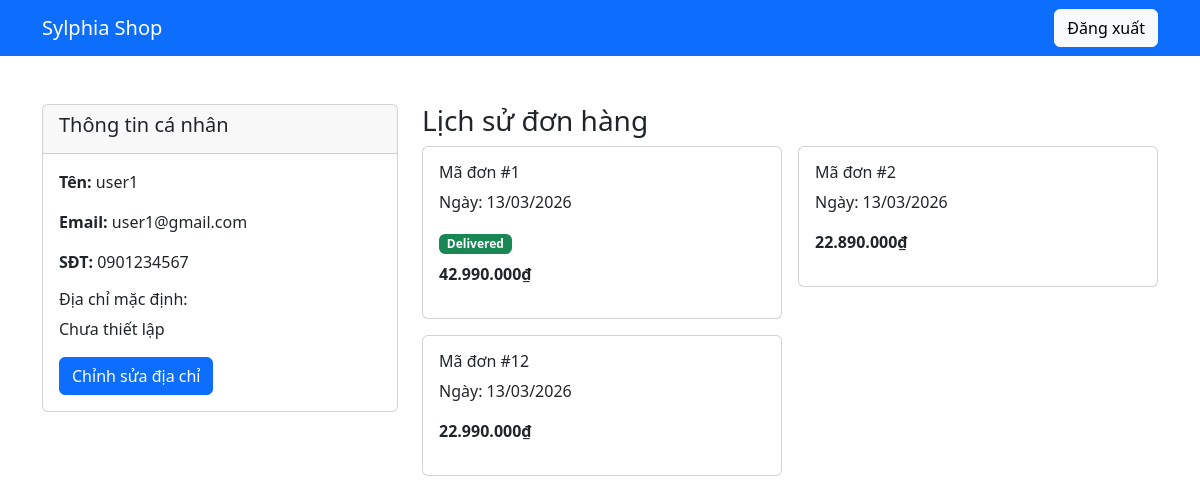
Screenshot of /user/profile.php (signed in) with the database file from the repository.
### tables this page shows
CREATE TABLE IF NOT EXISTS `danh_sach_nguoi_dung` (
  `id` int(11) NOT NULL AUTO_INCREMENT,
  `username` varchar(50) NOT NULL UNIQUE,
  `password` varchar(255) NOT NULL,
  `email` varchar(100) NOT NULL UNIQUE,
  `phonenumber` varchar(20) NOT NULL,
  `created_at` timestamp DEFAULT CURRENT_TIMESTAMP,
  PRIMARY KEY (`id`)
);

CREATE TABLE IF NOT EXISTS `donhang` (
  `id` int(11) NOT NULL AUTO_INCREMENT,
  `user_id` int(11) NOT NULL,
  `tongtien` decimal(12,2) NOT NULL,
  `trangthai` enum('pending','paid','shipped','delivered') DEFAULT 'pending',
  `created_at` timestamp DEFAULT CURRENT_TIMESTAMP,
  PRIMARY KEY (`id`),
  FOREIGN KEY (`user_id`) REFERENCES `danh_sach_nguoi_dung`(`id`)
);

### api/auth.php (called while the page is built, shortened)
<?php
require_once __DIR__ . '/../includes/functions.php';
class Auth {
    private $conn;
    public function __construct($conn) {
        $this->conn = $conn;
    }
    private function tableExists($name) {
        $nameEscaped = mysqli_real_escape_string($this->conn, $name);
        $sql = "SHOW TABLES LIKE '" . $nameEscaped . "'";
        $res = $this->conn->query($sql);
        return $res && $res->num_rows > 0;
    }
    public function getCurrentUser() {
        if (isset($_SESSION['user_id'])) {
            $id = $_SESSION['user_id'];
            $table = $this->tableExists('danh_sach_nguoi_dung') ? 'danh_sach_nguoi_dung' : 'users';
            $stmt = $this->conn->prepare("SELECT * FROM $table WHERE id = ?");
            $stmt->bind_param("i", $id);
            $stmt->execute();
            return $stmt->get_result()->fetch_assoc();
        }
        return null;
    }
}
?>

### includes/functions.php (called while the page is built, shortened)
<?php
function formatPrice($price) {
    return number_format($price, 0, ',', '.') . '₫';
}
?>

### user/profile.php (the view, shortened to what this page needs)
<?php
require_once '../api/db.php';
require_once '../api/auth.php';
require_once '../api/address.php';
$auth = new Auth($conn);
$user = $auth->getCurrentUser();
$stmt = $conn->prepare("SELECT * FROM donhang WHERE user_id = ? ORDER BY created_at DESC");
$stmt->bind_param("i", $_SESSION['user_id']);
$stmt->execute();
$orders = $stmt->get_result()->fetch_all(MYSQLI_ASSOC);
?>
<!DOCTYPE html>
<html lang="vi">
<head>
  <link href="https://cdn.jsdelivr.net/npm/bootstrap@5.3.0/dist/css/bootstrap.min.css" rel="stylesheet">
</head>
<body>
  <nav class="navbar navbar-dark bg-primary">
    <div class="container">
      <a class="navbar-brand" href="index.php">Sylphia Shop</a>
      <a href="logout.php" class="btn btn-light ms-auto">Đăng xuất</a>
    </div>
  </nav>
  <div class="container my-5">
    <div class="row">
      <div class="col-md-4">
        <div class="card">
          <div class="card-header">
            <h5>Thông tin cá nhân</h5>
          </div>
          <div class="card-body">
            <p><strong>Tên:</strong> <?php echo htmlspecialchars($user['username']); ?></p>
            <p><strong>Email:</strong> <?php echo htmlspecialchars($user['email']); ?></p>
            <p><strong>SĐT:</strong> <?php echo htmlspecialchars($user['phonenumber'] ?? ''); ?></p>
            <h6 class="mt-3">Địa chỉ mặc định:</h6>
            <?php
            $currentAddress = '';
            ?>
            <p id="current_address"><?php echo $currentAddress ?: 'Chưa thiết lập'; ?></p>
            <button class="btn btn-primary" onclick="toggleAddressForm()">Chỉnh sửa địa chỉ</button>
          </div>
        </div>
      </div>
      <div class="col-md-8">
        <h3>Lịch sử đơn hàng</h3>
        <?php if (empty($orders)): ?>
        <div class="alert alert-info">
          Chưa có đơn hàng nào.
        </div>
        <?php else: ?>
        <div class="row g-3">
          <?php foreach ($orders as $order):
            $status = $order['trangthai'] ?? 'pending';
            $statusClass = ['pending'=>'warning', 'paid'=>'info', 'shipped'=>'primary', 'delivered'=>'success', 'cancelled'=>'danger'][$status] ?? 'secondary';
          ?>
          <div class="col-md-6">
            <div class="card">
              <div class="card-body">
                <h6>Mã đơn #<?php echo $order['id']; ?></h6>
                <p>Ngày: <?php echo date('d/m/Y', strtotime($order['created_at'])); ?></p>
                <span class="badge bg-<?php echo $statusClass; ?>"><?php echo ucfirst($status); ?></span>
                <p class="fw-bold mt-2"><?php echo formatPrice($order['tongtien']); ?></p>
              </div>
            </div>
          </div>
          <?php endforeach; ?>
        </div>
        <?php endif; ?>
      </div>
    </div>
  </div>
</body>
</html>

### rows the page displays
danh_sach_nguoi_dung: username "user1", email "user1@gmail.com", phonenumber "0901234567"
donhang: id "1", created_at "13/03/2026", trangthai "Delivered", tongtien "42.990.000₫"
donhang: id "2", created_at "13/03/2026", tongtien "22.890.000₫"
donhang: id "12", created_at "13/03/2026", tongtien "22.990.000₫"

### other values shown
$currentAddress ?: 'Chưa thiết lập' "Chưa thiết lập"
